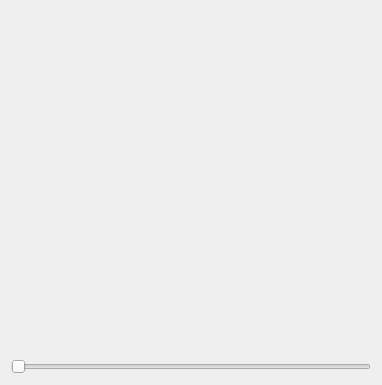
<?xml version="1.0" encoding="UTF-8"?>
<ui version="4.0">
 <class>VideoInsPanel</class>
 <widget class="QFrame" name="VideoInsPanel">
  <property name="geometry">
   <rect>
    <x>0</x>
    <y>0</y>
    <width>382</width>
    <height>385</height>
   </rect>
  </property>
  <property name="windowTitle">
   <string>Form</string>
  </property>
  <layout class="QVBoxLayout" name="verticalLayout_2" stretch="3,1">
   <item>
    <layout class="QHBoxLayout" name="horizontalLayout" stretch="1,0">
     <item>
      <widget class="CameraControlPanel" name="widget" native="true"/>
     </item>
     <item>
      <layout class="QVBoxLayout" name="verticalLayout">
       <item>
        <spacer name="verticalSpacer">
         <property name="orientation">
          <enum>Qt::Vertical</enum>
         </property>
         <property name="sizeHint" stdset="0">
          <size>
           <width>0</width>
           <height>0</height>
          </size>
         </property>
        </spacer>
       </item>
       <item>
        <widget class="IconButton" name="widget_plus" native="true">
         <property name="minimumSize">
          <size>
           <width>30</width>
           <height>30</height>
          </size>
         </property>
        </widget>
       </item>
       <item>
        <spacer name="verticalSpacer_3">
         <property name="orientation">
          <enum>Qt::Vertical</enum>
         </property>
         <property name="sizeHint" stdset="0">
          <size>
           <width>0</width>
           <height>0</height>
          </size>
         </property>
        </spacer>
       </item>
       <item>
        <widget class="IconButton" name="widget_minus" native="true">
         <property name="minimumSize">
          <size>
           <width>30</width>
           <height>30</height>
          </size>
         </property>
        </widget>
       </item>
       <item>
        <spacer name="verticalSpacer_2">
         <property name="orientation">
          <enum>Qt::Vertical</enum>
         </property>
         <property name="sizeHint" stdset="0">
          <size>
           <width>0</width>
           <height>0</height>
          </size>
         </property>
        </spacer>
       </item>
      </layout>
     </item>
    </layout>
   </item>
   <item>
    <widget class="TipSlider" name="horizontalSlider">
     <property name="orientation">
      <enum>Qt::Horizontal</enum>
     </property>
    </widget>
   </item>
  </layout>
 </widget>
 <customwidgets>
  <customwidget>
   <class>CameraControlPanel</class>
   <extends>QWidget</extends>
   <header>cameracontrolpanel.h</header>
   <container>1</container>
  </customwidget>
  <customwidget>
   <class>IconButton</class>
   <extends>QWidget</extends>
   <header>iconbutton.h</header>
   <container>1</container>
  </customwidget>
  <customwidget>
   <class>TipSlider</class>
   <extends>QSlider</extends>
   <header>tipslider.h</header>
  </customwidget>
 </customwidgets>
 <resources/>
 <connections/>
</ui>
